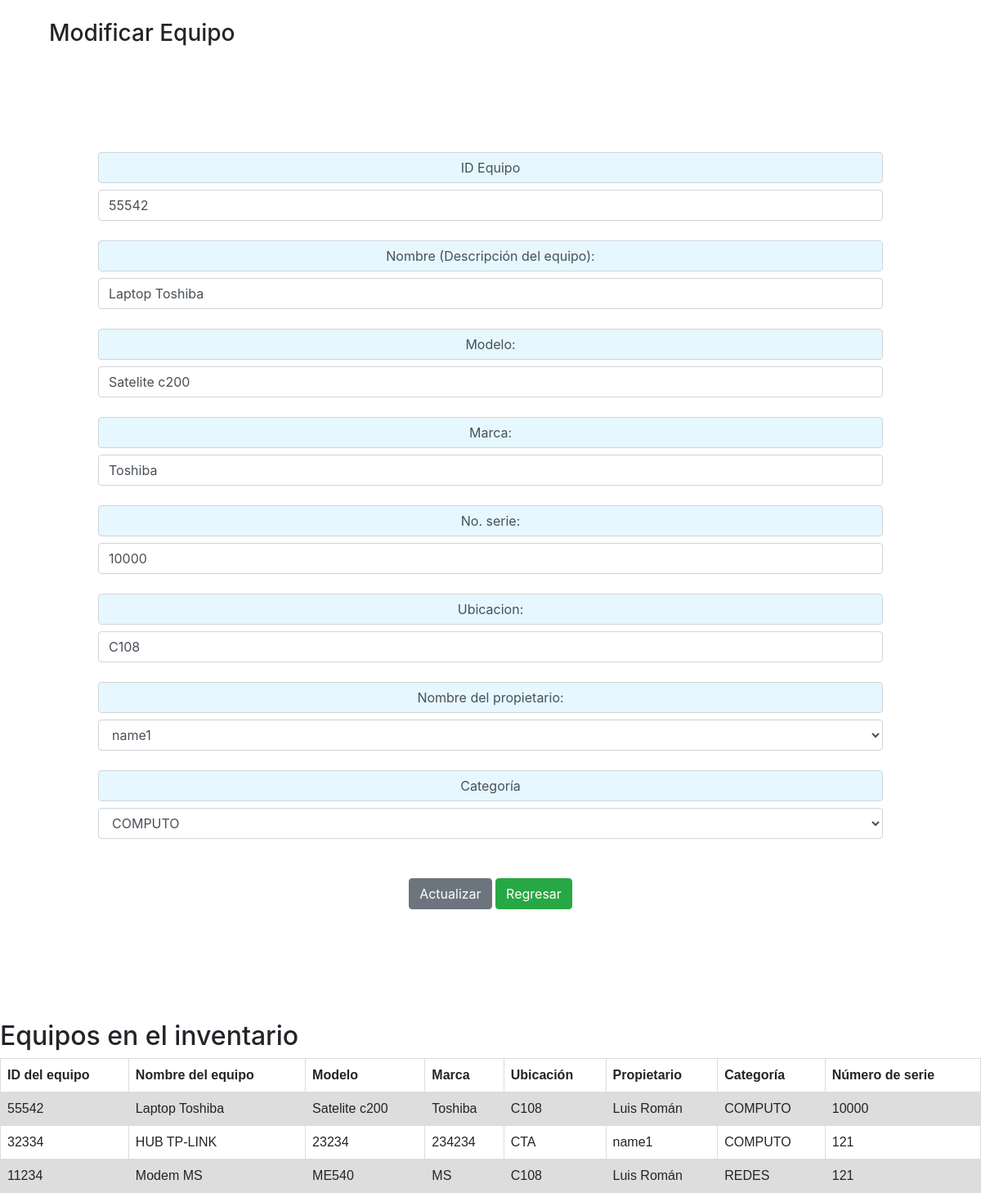
Page /PHP/Modificar.php?id=55542 (signed in) on the committed database.
### tables this page shows
CREATE TABLE equipos(
			ID_Equipo INT PRIMARY KEY NOT NULL,
			Descripcion VARCHAR(45),
			Modelo VARCHAR(45),
			N_serie VARCHAR(45),
			Ubicacion VARCHAR(45),
			Marca VARCHAR(45),
			ID_Categoria INT NOT NULL,
			ID_Propietario INT NOT NULL,
			ID_Usuario INT NOT NULL,

			FOREIGN KEY (ID_Categoria) REFERENCES categoria (ID_Categoria),
			FOREIGN KEY (ID_Propietario) REFERENCES propietario(ID_Propietario),
			FOREIGN KEY (ID_Usuario) REFERENCES usuarios(ID_Usuario)

		);

CREATE TABLE propietario(
			ID_Propietario INT PRIMARY KEY NOT NULL AUTO_INCREMENT,
			Nombre_Propietario VARCHAR(45),
			Telefono DOUBLE,
			Aula VARCHAR(20)
		);

create table categoria(
			ID_Categoria INT PRIMARY KEY NOT NULL AUTO_INCREMENT,
			Nombre_Categoria VARCHAR(45)

		);

### PHP/Modificar.php (the view, shortened to what this page needs)
<?php
require "libs/Conexion.php";
$id = $_GET["id"];
$consulta = "SELECT * FROM equipos WHERE ID_Equipo='$id'";
$res = $conn->query($consulta);
$filas = $res->fetch_assoc();
?>
<!doctype html>
<html lang="es">
<head>
    <link rel="stylesheet" href="../css/TablaAll.css">
    <link rel="stylesheet" href="https://maxcdn.bootstrapcdn.com/bootstrap/4.2.1/css/bootstrap.min.css">
</head>
<body>
<h3 style="margin-left: 5%; margin-top: 2%">Modificar Equipo</h3>
<form action="" method="post" style="padding: 10%;text-align: center;" class="form-group">
    <label for="" class="form-control" style="background-color: #e6f7ff ">ID Equipo</label>
    <input required type="text" name="id_equipo" class="form-control" value="<?php echo $filas["ID_Equipo"]; ?>"><br>
    <label class="form-control" style="background-color: #e6f7ff ">Nombre (Descripción del equipo):</label>
    <input required type="text" class="form-control" name="nombre_equipo"
           value="<?php echo $filas["Descripcion"]; ?>"><br>
    <label class="form-control" style="background-color: #e6f7ff ">Modelo:</label>
    <input required type="text" name="modelo" class="form-control" value="<?php echo $filas["Modelo"]; ?>"><br>
    <label class="form-control" style="background-color: #e6f7ff ">Marca:</label>
    <input required type="text" class="form-control" name="marca" value="<?php echo $filas["Marca"]; ?>"><br>
    <label class="form-control" style="background-color: #e6f7ff ">No. serie:</label>
    <input required class="form-control" type="text" name="no_serie"
           value="<?php echo $filas["N_serie"]; ?>"><br>
    <label class="form-control" style="background-color: #e6f7ff ">Ubicacion:</label>
    <input required class="form-control" type="text" name="ubicacion" value="<?php echo $filas["Ubicacion"]; ?>"><br>
    <label class="form-control" style="background-color: #e6f7ff ">Nombre del propietario: </label>
    <select name="BuscaPropietario" id="SelProp" class="form-control">
        <?php
        $qProp = "SELECT Nombre_Propietario FROM propietario";
        $res = $conn->query($qProp);
        if ($res->num_rows > 0) {
            while ($filas = $res->fetch_assoc()) {
                echo "<option value='$filas[Nombre_Propietario]'> $filas[Nombre_Propietario]</option>";
            }
        }
        ?>
    </select>
    <br>
    <label for="" class="form-control" style="background-color: #e6f7ff ">Categoría</label>
    <select name="BuscaCategoria" id="SelCategoria" class="form-control">
        <?php
        $qCat = "SELECT Nombre_Categoria FROM categoria";
        $res = $conn->query($qCat);
        if ($res->num_rows > 0) {
            while ($filas = $res->fetch_assoc()) {
                echo "<option value='$filas[Nombre_Categoria]'> $filas[Nombre_Categoria]</option>";
            }
        }
        echo "</select>";
        echo "<br><br><button class='btn btn-secondary' name='Actualizar'>Actualizar</button>";
        ?>
        <a href="Menu.php" class="btn btn-success">Regresar</a>
</form>
<?php
require "Consultas.php";
consultarSinAcciones($conn);
?>
</body>
</html>

### PHP/Consultas.php (shortened to what this page needs)
<!doctype html>
<html lang="es">
<head>
    <link rel="stylesheet" href="../css/TablaAll.css">
</head>
<body>
</body>
</html>
<?php
function ConsultarSinAcciones($conn)
{
    $stmn = "SELECT ID_Equipo, Modelo, N_serie, Ubicacion, Marca, Descripcion, Nombre_Categoria, Nombre_Propietario FROM equipos inner join
  categoria c on equipos.ID_Categoria = c.ID_Categoria inner join propietario p on equipos.ID_Propietario = p.ID_Propietario ORDER BY ID_Equipo DESC";
    $result = $conn->query($stmn);
    echo "<h2>Equipos en el inventario</h2>";
    echo "<table><tr><th>ID del equipo</th> <th>Nombre del equipo</th> <th>Modelo</th><th>Marca</th><th>Ubicación</th><th>Propietario</th><th>Categoría</th><th>Número de serie</th></tr>";
    if ($result->num_rows > 0) {
        while ($fila = $result->fetch_assoc()) {
            echo "<tr><td>" . $fila["ID_Equipo"] . "</td>";
            echo "<td>" . $fila["Descripcion"] . "</td>";
            echo "<td>" . $fila["Modelo"] . "</td>";
            echo "<td>" . $fila["Marca"] . "</td>";
            echo "<td>" . $fila["Ubicacion"] . "</td>";
            echo "<td>" . $fila["Nombre_Propietario"] . "</td>";
            echo "<td>" . $fila["Nombre_Categoria"] . "</td>";
            echo "<td>" . $fila["N_serie"] . "</td>";
        }
    }
    echo "</table>";
}

### css/TablaAll.css (style rules this page uses)
table { font-family: arial, sans-serif; border-collapse: collapse; width: 100%; }
td, th { border: 1px solid #dddddd; text-align: left; padding: 8px; }
tr:nth-child(even) { background-color: #dddddd; }

### rows in the picture
equipos: id_equipo "55542", nombre_equipo "Laptop Toshiba", modelo "Satelite c200", marca "Toshiba", no_serie "10000", ubicacion "C108", ID_Equipo "55542", Descripcion "Laptop Toshiba", Modelo "Satelite c200", Marca "Toshiba", Ubicacion "C108", ID_Propietario.Nombre_Propietario "Luis Román", ID_Categoria.Nombre_Categoria "COMPUTO", N_serie "10000"
equipos: ID_Equipo "32334", Descripcion "HUB TP-LINK", Modelo "23234", Marca "234234", Ubicacion "CTA", ID_Propietario.Nombre_Propietario "name1", ID_Categoria.Nombre_Categoria "COMPUTO", N_serie "121"
equipos: ID_Equipo "11234", Descripcion "Modem MS", Modelo "ME540", Marca "MS", Ubicacion "C108", ID_Propietario.Nombre_Propietario "Luis Román", ID_Categoria.Nombre_Categoria "REDES", N_serie "121"

### other values in the picture
form field BuscaPropietario "name1"
form field BuscaCategoria "COMPUTO"
